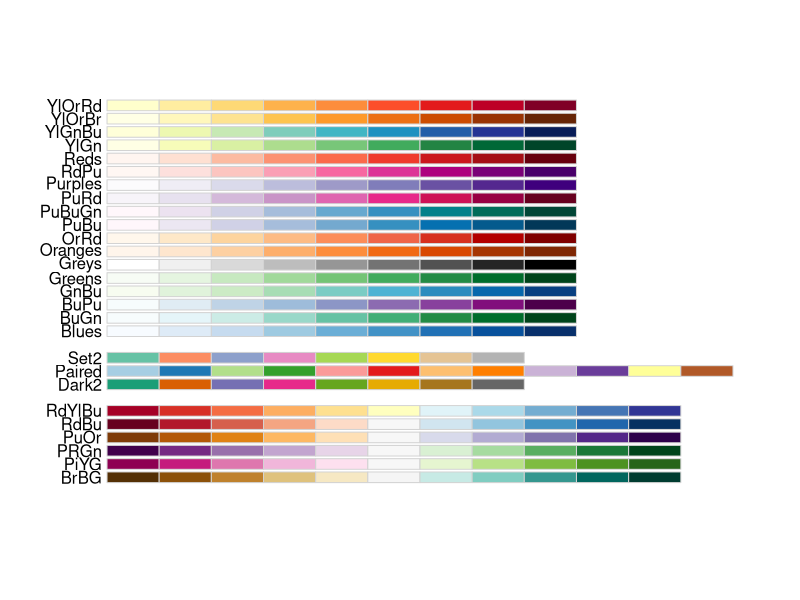
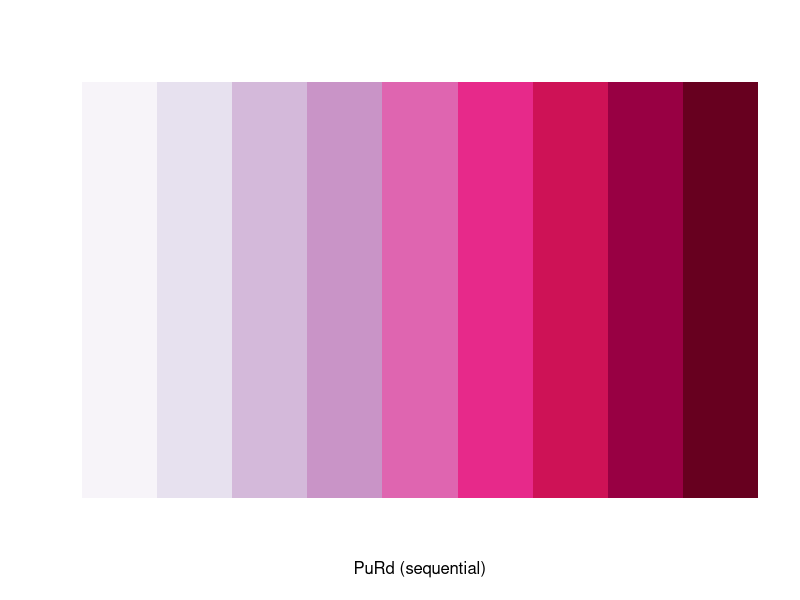
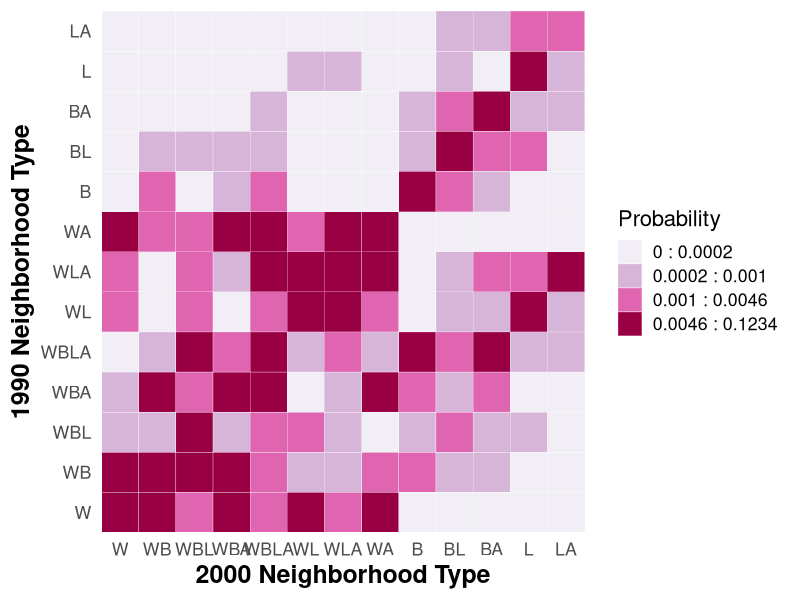
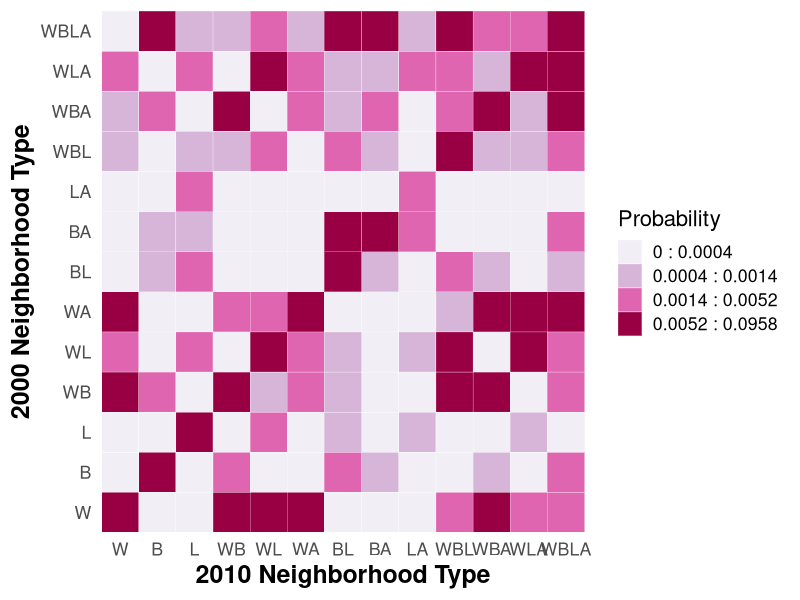

The R source for these figures, in order:
## ---- chunk 1
rm(list=ls())

library(corrplot)
library(reshape2)
library(ggplot2)
library(plyr)
library(zoo)
library(RColorBrewer)
## ---- chunk 2
m <- matrix(c(0.1234, 0, 0, 0.0072, 0.0134, 0.0332, 0, 0, 0, 0.0022, 0.0048, 0.004, 0.0014, 0, 0.0468, 0, 0.001, 0, 0, 0.0042, 0.0004, 0, 0, 0.0006, 0, 0.0024, 0, 0, 0.0466, 0, 0.0006, 0, 0.0004, 0, 0.0008, 0, 0, 0.0002, 0, 0.0086, 0.0028, 0, 0.0502, 0.0004, 0.003, 0.0008, 0.0002, 0, 0.0064, 0.0122, 0.0002, 0.0022, 0.0026, 0, 0.0046, 0, 0.0466, 0.0022, 0.0004, 0.0002, 0.0004, 0.0044, 0, 0.0112, 0.0024, 0.0196, 0, 0, 0.0034, 0.0032, 0.101, 0, 0, 0, 0.001, 0.0234, 0.0164, 0.0086, 0, 0.0008, 0.0012, 0.0002, 0, 0, 0.0178, 0.001, 0, 0.0006, 0.0002, 0, 0.0004, 0, 0.0004, 0.0002, 0, 0, 0, 0.0044, 0.0062, 0.0008, 0, 0, 0, 0.0006, 0, 0, 0.004, 0, 0, 0, 0.0002, 0.0002, 0.0024, 0, 0, 0, 0, 0.0002, 0.0002, 0.0004, 0.0004, 0.0026, 0, 0.0038, 0.0004, 0, 0.0122, 0.0002, 0.0006, 0.0022, 0.0008, 0.0036, 0, 0.0116, 0, 0.0054, 0.0008, 0.0026, 0, 0.0026, 0.0584, 0.0006, 0.0246, 0.0014, 0, 0.0026, 0, 0.0144, 0.0078, 0.0004, 0.001, 0.0046, 0.0026, 0.0006, 0.059, 0.0186, 0, 0.005, 0.0004, 0.0002, 0.0008, 0.0008, 0.0036, 0.016, 0.0008, 0.005, 0.0022, 0.0026, 0.0406), nrow=13, ncol=13)

rownames(m) <- c("W", "B", "L", "WB", "WL", "WA", "BL", "BA", "LA", "WBL", "WBA", "WLA", "WBLA")
colnames(m) <- c("W", "B", "L", "WB", "WL", "WA", "BL", "BA", "LA", "WBL", "WBA", "WLA", "WBLA")

#reorder matrix
col.order <- c("W", "WB", "WBL", "WBA", "WBLA", "WL", "WLA", "WA", "B", "BL", "BA", "L", "LA")
row.order <- c(c("W", "WB", "WBL", "WBA", "WBLA", "WL", "WLA", "WA", "B", "BL", "BA", "L", "LA"))
m <- m[row.order,col.order]
## ---- chunk 3
## set color representation for specific values of the data distribution
quantile_range <- quantile(m, probs = seq(0, 1, 0.20))

## What color scheme do you want to use?
## Choose using the color brewer package
display.brewer.all(colorblindFriendly = T) #get colorblindfriendly colors
display.brewer.pal(n = 9, name = "PuRd")# Visualize a single RColorBrewer palette
brewer.pal(n = 9, name = "PuRd") # Return the hexadecimal color code of the palette

color_palette <- colorRampPalette(c("#F1EEF6", "#D7B5D8", "#DF65B0", "#DD1C77", "#67001F"))(length(quantile_range) - 1)
## ---- chunk 4
## prepare label text (use two adjacent values for range text)
label_text <- rollapply(round(quantile_range[-1], 5), width = 2, by = 1, FUN = function(i) paste(i, collapse = " : "))

## discretize matrix; this is the most important step, where for each value we find category of predefined ranges (modify probs argument of quantile to detail the colors)
mod_m <- matrix(findInterval(m, quantile_range, all.inside = TRUE), nrow = nrow(m))
rownames(mod_m) <- c("W", "WB", "WBL", "WBA", "WBLA", "WL", "WLA", "WA", "B", "BL", "BA", "L", "LA")
colnames(mod_m) <- c("W", "WB", "WBL", "WBA", "WBLA", "WL", "WLA", "WA", "B", "BL", "BA", "L", "LA")

## remove background and axis from plot
theme_change <- theme(
  plot.background = element_blank(),
  panel.grid.minor = element_blank(),
  panel.grid.major = element_blank(),
  panel.background = element_blank(),
  panel.border = element_blank(),
  axis.line = element_blank(),
  axis.ticks = element_blank(),
  axis.text.x = element_blank(),
  axis.text.y = element_blank(),
  axis.title.x = element_blank(),
  axis.title.y = element_blank()
)
## ---- chunk 5
# Heatmap 1
#png("heatmap1.png", width = 800, height = 400)
base_size <- 16 #text size
ggplot(melt(mod_m), 
                aes(x=Var1, y=Var2, fill=factor(value))) + 
  geom_tile(colour="white") + 
  scale_fill_manual(values = c("#F1EEF6", "#D7B5D8", "#DF65B0", "#980043"), 
                    name = "Probability", 
                    labels = c("0 : 0.0002", "0.0002 : 0.001", "0.001 : 0.0046", "0.0046 : 0.1234")) +
  theme_grey(base_size = base_size) + 
  labs(x = "2000 Neighborhood Type", y = "1990 Neighborhood Type") +
  scale_x_discrete(expand = c(0, 0)) +
  scale_y_discrete(expand = c(0, 0)) +
  theme(axis.ticks=element_blank(),
        axis.title.x = element_text(size = 18, face = "bold"),
        axis.title.y = element_text(size = 18, face = "bold"))
#dev.off()
## ---- chunk 6
m2 = matrix(c(0.0958,0, 0,0.008, 0.0148, 0.0222, 0, 0, 0, 0.003, 0.006, 0.0046, 0.0022, 0, 0.048, 0, 0.0014, 0, 0, 0.0048, 0.0004, 0, 0, 0.001, 0, 0.0038, 0, 0, 0.0562, 0, 0.0014, 0, 0.0008, 0, 0.001, 0, 0, 0.0006, 0, 0.0062, 0.0016, 0, 0.0462, 0.0004, 0.0018, 0.0006, 0.0002, 0, 0.0056, 0.0096, 0.0002, 0.0022, 0.003, 0, 0.005, 0.0002, 0.0518, 0.0018, 0.0004, 0.0002, 0.0004, 0.0054, 0.0002, 0.0106, 0.0032, 0.0154, 0, 0, 0.0032, 0.0032, 0.0892, 0, 0, 0, 0.0012, 0.0196, 0.0126, 0.0088, 0, 0.0012, 0.0024, 0.0002, 0.0002, 0, 0.028, 0.0012, 0.0002, 0.0014, 0.0004, 0.0002, 0.001, 0, 0.0004, 0.0006, 0, 0, 0, 0.0072, 0.016, 0.0014, 0.0002, 0.0002, 0, 0.0018, 0, 0, 0.0048, 0, 0.0002, 0, 0.0002, 0.0002, 0.0044, 0, 0, 0.0002, 0.0002, 0.0004, 0.0002, 0.0006, 0.0008, 0.0042, 0.0002, 0.0048, 0.0006, 0, 0.0194, 0.0004, 0.0012, 0.0042, 0.0008, 0.0022, 0, 0.0094, 0, 0.0034, 0.0006, 0.0018, 0, 0.0028, 0.0586, 0.0006, 0.0222, 0.0014, 0, 0.0024, 0, 0.0128, 0.0048, 0.0004, 0.0008, 0.003, 0.003, 0.0006, 0.0478, 0.018, 0.0002, 0.0054, 0.0008, 0.0006, 0.0014, 0.001, 0.0054, 0.0164, 0.001, 0.0092, 0.0042, 0.0044, 0.0538), nrow=13, ncol=13)

rownames(m2) <- c("W", "B", "L", "WB", "WL", "WA", "BL", "BA", "LA", "WBL", "WBA", "WLA", "WBLA")
colnames(m2) <- c("W", "B", "L", "WB", "WL", "WA", "BL", "BA", "LA", "WBL", "WBA", "WLA", "WBLA")
## ---- chunk 7

## set color representation for specific values of the data distribution
quantile_range2 <- quantile(m2, probs = seq(0, 1, 0.20))

#set color palette
color_palette2 <- colorRampPalette(c("#F1EEF6", "#D7B5D8", "#DF65B0", "#DD1C77", "#67001F"))(length(quantile_range2) - 1)

## prepare label text (use two adjacent values for range text)
label_text2 <- rollapply(round(quantile_range2[-1], 5), width = 2, by = 1, FUN = function(i) paste(i, collapse = " : "))

## discretize matrix; this is the most important step, where for each value we find category of predefined ranges (modify probs argument of quantile to detail the colors)
mod_m2 <- matrix(findInterval(m2, quantile_range2, all.inside = TRUE), nrow = nrow(m))
rownames(mod_m2) <- c("W", "B", "L", "WB", "WL", "WA", "BL", "BA", "LA", "WBL", "WBA", "WLA", "WBLA")
colnames(mod_m2) <- c("W", "B", "L", "WB", "WL", "WA", "BL", "BA", "LA", "WBL", "WBA", "WLA", "WBLA")

## remove background and axis from plot
theme_change <- theme(
  plot.background = element_blank(),
  panel.grid.minor = element_blank(),
  panel.grid.major = element_blank(),
  panel.background = element_blank(),
  panel.border = element_blank(),
  axis.line = element_blank(),
  axis.ticks = element_blank(),
  axis.text.x = element_blank(),
  axis.text.y = element_blank(),
  axis.title.x = element_blank(),
  axis.title.y = element_blank()
)
## ---- chunk 8
# Heatmap 2
#png("heatmap2.png", width = 800, height = 400)
ggplot(melt(mod_m2), 
       aes(x=Var1, y=Var2, fill=factor(value))) + 
  geom_tile(colour="white") + 
  scale_fill_manual(values = c("#F1EEF6", "#D7B5D8", "#DF65B0", "#980043"), 
                    name = "Probability", 
                    labels = c("0 : 0.0004", "0.0004 : 0.0014", "0.0014 : 0.0052", "0.0052 : 0.0958")) +
  theme_grey(base_size = base_size) + 
  labs(x = "2010 Neighborhood Type", y = "2000 Neighborhood Type") +
  scale_x_discrete(expand = c(0, 0)) +
  scale_y_discrete(expand = c(0, 0)) +
  theme(axis.ticks=element_blank(),
        axis.title.x = element_text(size = 18, face = "bold"),
        axis.title.y = element_text(size = 18, face = "bold"))
#dev.off()
